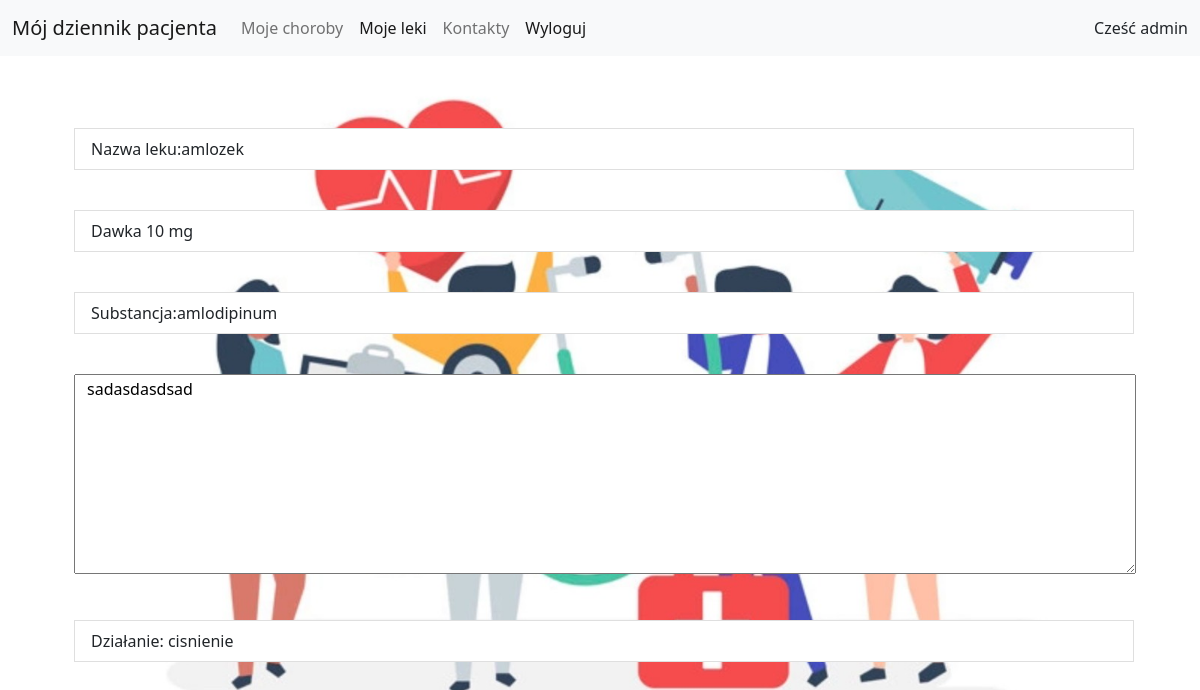
The page /drugs/1/ (signed in) on the database as committed earlier.
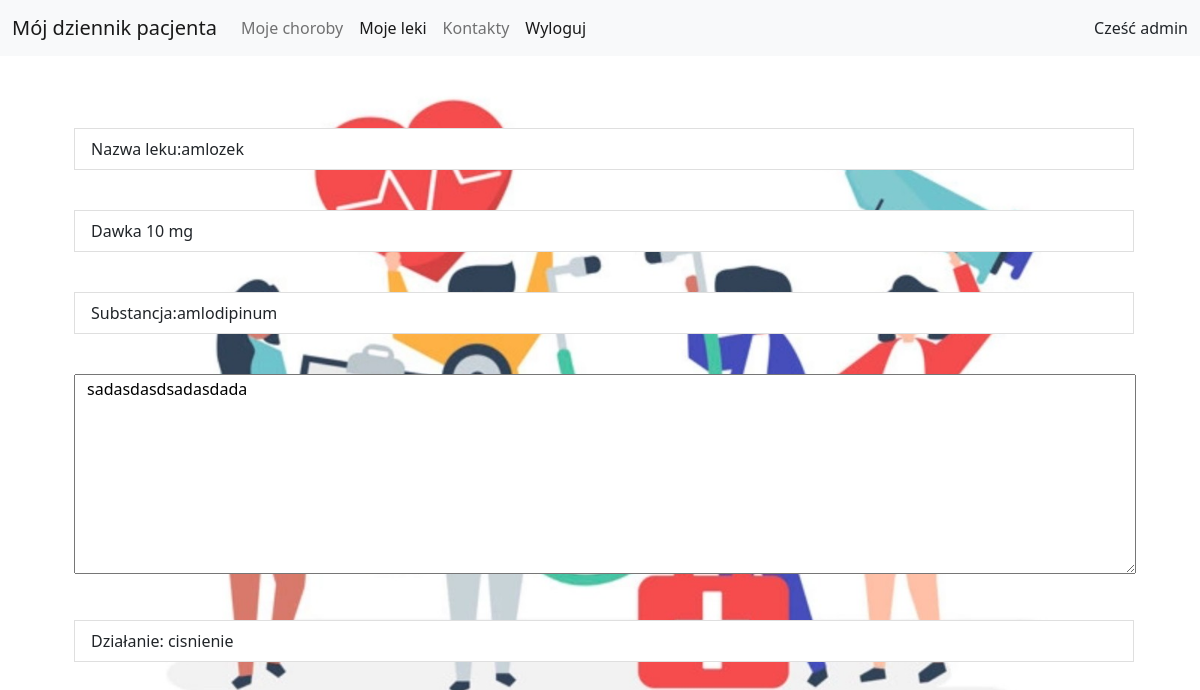
The same page on the database as committed later.
### patientdiary/models.py (models this page shows, shortened)
class Drugs(models.Model):
    name = models.CharField(max_length=30)
    leaflet = models.TextField()
    dosage = models.IntegerField()
    action = models.CharField(max_length=128)
    substances = models.ManyToManyField(Substance)

### patientdiary/views.py (the view)
# urls.py: path('drugs/<int:pk>/', views.DrugDetailView.as_view(), name='drug_detail_view'),
class DrugDetailView(PermissionRequiredMixin, DetailView):
    permission_required = 'patientdiary.view_drugs'
    model = Drugs
    template_name = 'drug_detail_view.html'
    fields = '__all__'

### accounts/models.py (called while the page is built)
    def __str__(self):
        return self.username

### patientdiary/models.py (called while the page is built)
    def __str__(self):
        return self.substance_name

### accounts/templates/drug_detail_view.html (shortened to what this page needs)
{% extends 'base.html' %}
{% block content %}
<br>
    <br>
    <div class="container-fluid">
                <div class="container"><br>
                    <ul>
                        <li class="list-group-item me-md-4 ">Nazwa leku:{{ drugs.name}}</li>
                    </ul>
                    <br>
                    <ul>
                        <li class="list-group-item me-md-4">Dawka {{ drugs.dosage }} mg</li>
                    </ul>
                    <br>
                    <ul>
                        {% for substance in drugs.substances.all%}
                        <li class="list-group-item me-md-4">Substancja:{{ substance}}</li>
                        {% endfor %}
                    </ul>
                    <br>
                    <ul>
                        <textarea class="container-fluid row-cols-2" readonly style=" width: 98%; height: 200px;">{{ drugs.leaflet }}</textarea>
                    </ul>
                    <br>
                    <ul>
                        <li class="list-group-item me-md-4">Działanie: {{ drugs.action }}</li>
                    </ul>
                </div>
    </div>
{% endblock %}

Rows that differ between the two databases and show on the page:
changed Drugs "amlozek": leaflet "sadasdasdsad" → "sadasdasdsadasdada"
